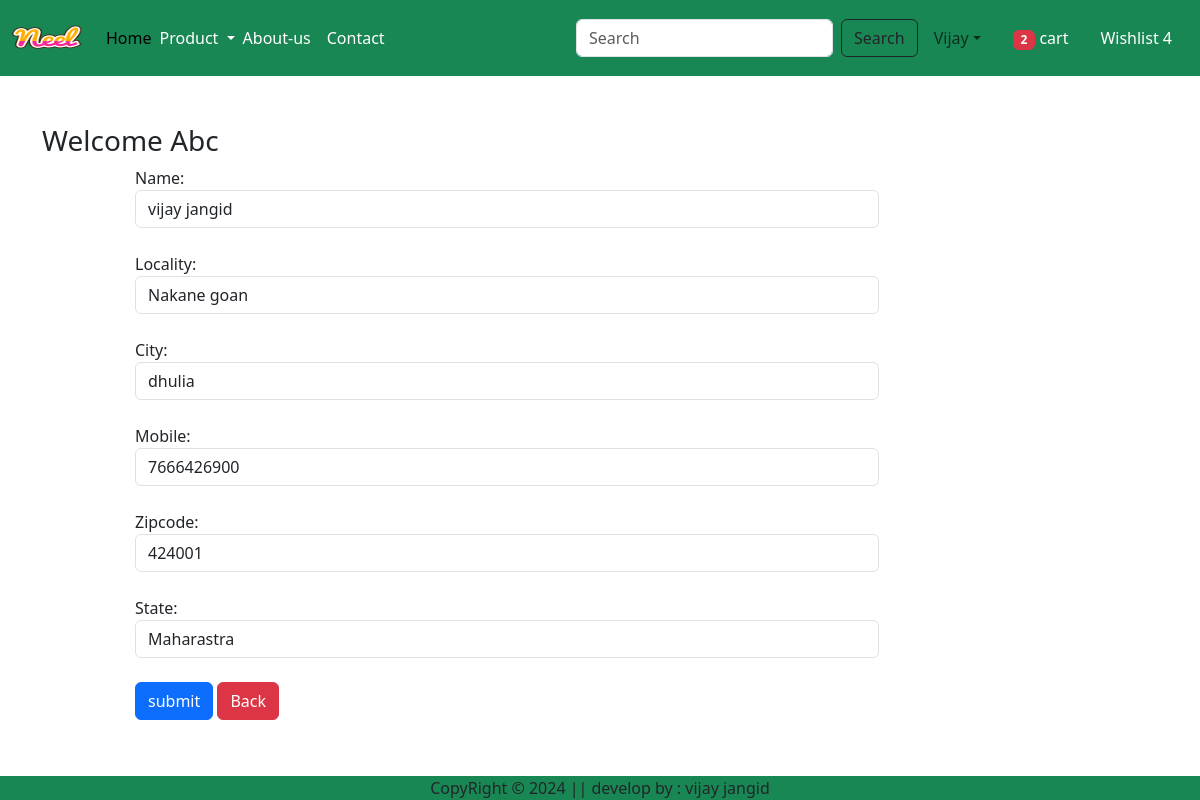
Page /updateAddress/4 (signed in) on the committed database.
### app/models.py (models this page shows)
class Customer(models.Model):
    user = models.ForeignKey(User,on_delete=models.CASCADE)
    name = models.CharField(max_length=200)
    locality = models.CharField(max_length=200)
    city  = models.CharField(max_length=200)
    mobile = models.IntegerField()
    zipcode = models.CharField(max_length=200)
    state = models.CharField(choices=STATE_CHOICE,max_length=100)

### app/views.py (the view, shortened to what this page needs)
# urls.py: path('updateAddress/<int:pk>',views.update_Address.as_view(),name='updateaddress'),
@method_decorator(login_required,name="dispatch")
class update_Address(View):
    def get(self,request,pk):
        totalitem  = 0
        if request.user.is_authenticated:
         totalitem = len(Cart.objects.filter(user=request.user))
        qs = Customer.objects.get(pk=pk)
        form = CustomerProfileForm(instance=qs)
        return render(request,'app/update.html',locals())

### app/forms.py
class CustomerProfileForm(forms.ModelForm):
    class Meta:
        model = Customer
        fields = ['name','locality','city','mobile','zipcode','state']
        widgets = {
            'name':forms.TextInput(attrs={'class':'form-control'}),
            'locality':forms.TextInput(attrs={'class':'form-control'}),
            'city':forms.TextInput(attrs={'class':'form-control'}),
            'mobile':forms.NumberInput(attrs={'class':'form-control'}),
            'state':forms.Select(attrs={'class':'form-control'}),
            'zipcode':forms.NumberInput(attrs={'class':'form-control'}),
        }

### template/app/update.html (shortened to what this page needs)
{% extends 'app/base.html' %}
{% load static  %}
{% block information %}
<div class="container my-5">
    <div class="row">
        <h3>Welcome <span class="text-capitalize">{{request.user}}</span></h3>
    </div>
    <div class="col-sm-8 offset-sm-1">
        <form action="" method="post">
            {% for fm in form %}
            {{fm.label_tag}} {{fm}} <small class="text-danger">{{fm.errors|striptags}}</small><br>
            {% endfor %}
            <input type="submit" value="submit" class="btn btn-primary">
            <a href="{% url 'address' %}" class="btn btn-danger">Back</a>
        </form>
    </div>
</div>
{% endblock %}

### rows in the picture
Customer: form "vijay jangid" "Nakane goan" "dhulia" "7666426900" "424001" "Maharastra"

### other values in the picture
{{ totalitem }} "2"
{{ request.user }} "Abc"
{{ fm.label_tag }} "Name:" "Locality:" "City:" "Mobile:" "Zipcode:" "State:"
